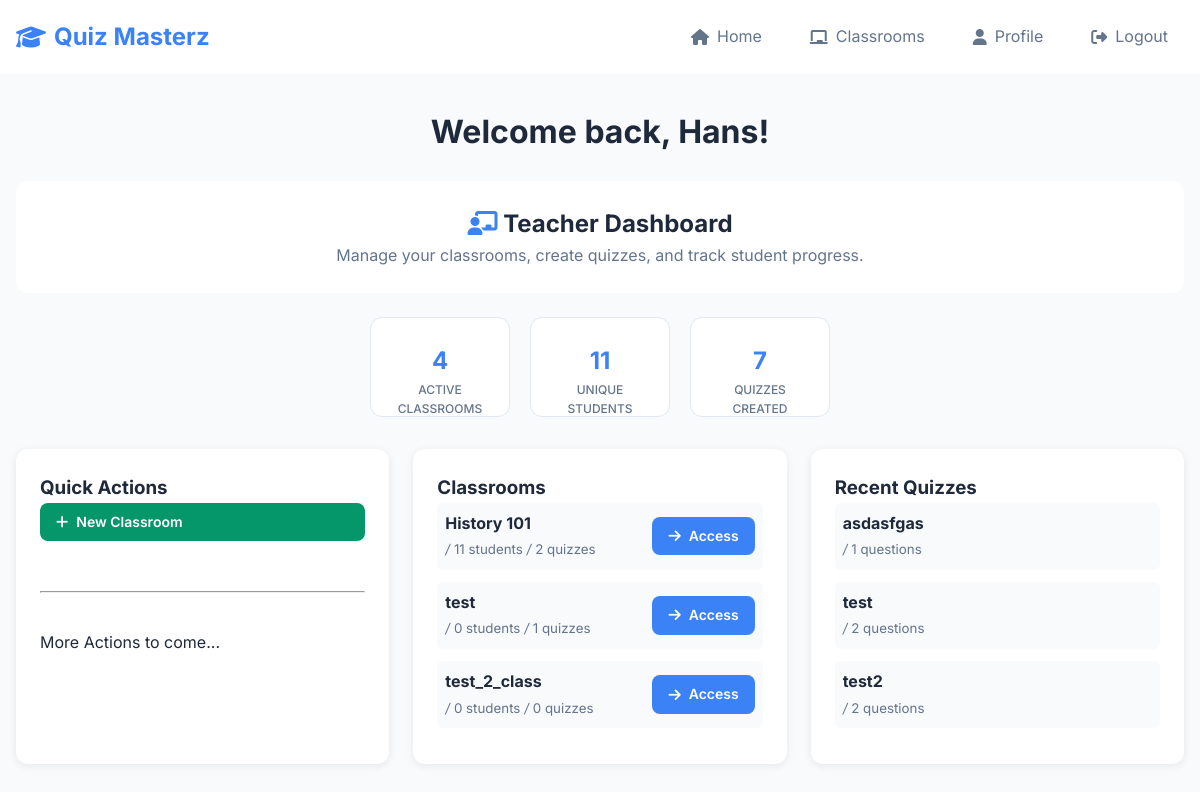
Page / (signed in) on the earlier database version.
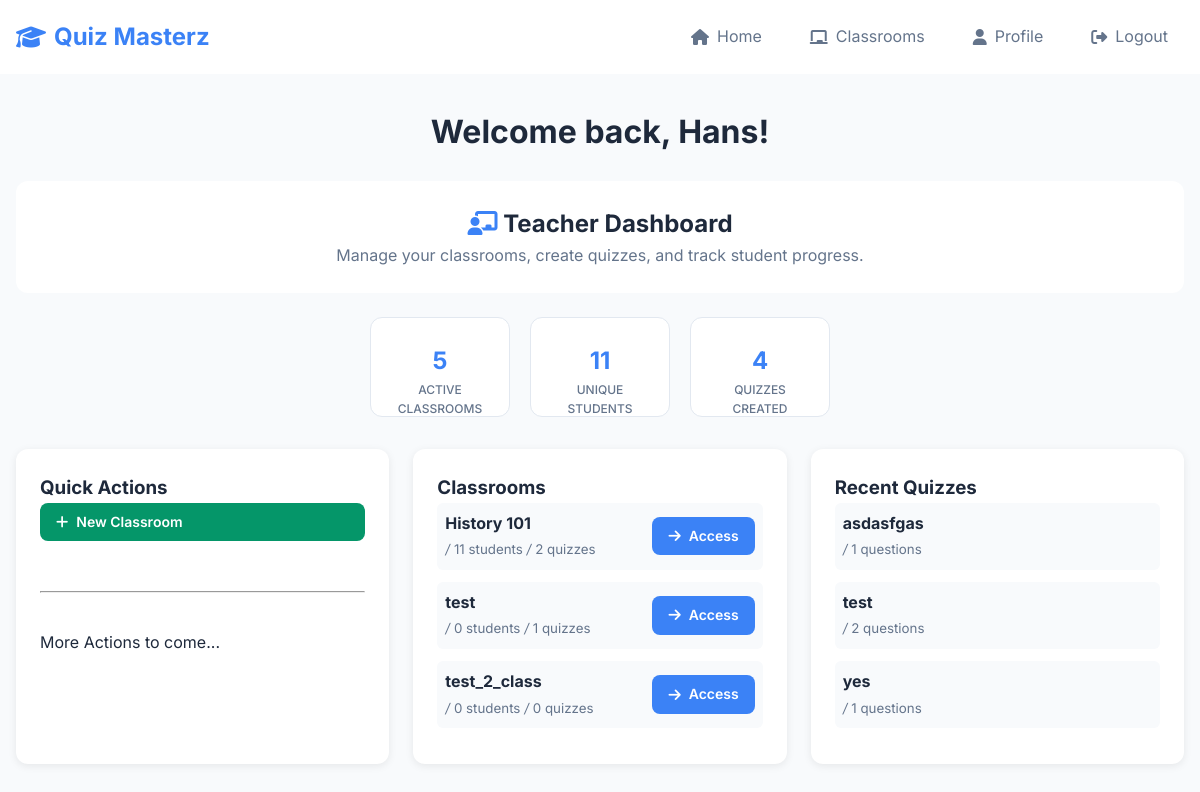
Same page on the later database version.
### website/models.py (models this page shows, shortened)
class Classroom(db.Model):
    id = db.Column(db.Integer, primary_key=True)
    name = db.Column(db.String(100), nullable=False)
    teacher_id = db.Column(db.Integer, db.ForeignKey('user.id'), nullable=False)
    join_code = db.Column(db.String(8), unique=True, nullable=False)
    quizzes = db.relationship('Quiz', secondary=classroom_quizzes,
                              backref=db.backref('classrooms_assigned_to', lazy='dynamic'),
                              lazy='dynamic')
    quiz_attempts = db.relationship('StudentQuizAttempt', backref='classroom', lazy='dynamic')

class Quiz(db.Model):
    id = db.Column(db.Integer, primary_key=True)
    name = db.Column(db.String(150), nullable=False)
    teacher_id = db.Column(db.Integer, db.ForeignKey('user.id'), nullable=False)
    is_published = db.Column(db.Boolean, default=False, nullable=False)
    questions = db.relationship('Question', backref='quiz', lazy='dynamic', cascade="all, delete-orphan")
    teacher = db.relationship('User', backref=db.backref('created_quizzes', lazy='dynamic'))

### website/views.py (the view, shortened to what this page needs)
@views.route('/')
@login_required
def home():
    available_quizzes = []
    return render_template("home.html", user=current_user, available_quizzes=available_quizzes)

### website/__init__.py (called while the page is built)
def create_app():
    app = Flask(__name__)
    app.config['SECRET_KEY'] = 'hjshjhdjah kjshkjdhjs'
    app.config['SQLALCHEMY_DATABASE_URI'] = f'sqlite:///{DB_NAME}'
    db.init_app(app)
    from .views import views
    from .auth import auth
    app.register_blueprint(views, url_prefix='/')
    app.register_blueprint(auth, url_prefix='/')
    with app.app_context():
        db.create_all()
    from .models import User, Classroom, Quiz, Question, Answer, StudentQuizAttempt
    login_manager = LoginManager()
    login_manager.login_view = 'auth.login'
    login_manager.init_app(app)
    @login_manager.user_loader
    def load_user(id):
        return User.query.get(int(id))
    return app

### website/templates/home.html (shortened to what this page needs)
{% extends "base.html" %}
{% block content %}
<div class="container">
    <div class="text-center mb-4">
        <h1>Welcome back, {{ user.first_name }}!</h1>
    </div>
    {% if user.role == 'teacher' %}
        <div class="row mb-4">
            <div class="col-12">
                <div class="card">
                    <div class="card-body text-center">
                        <h2><i class="fas fa-chalkboard-teacher text-primary"></i> Teacher Dashboard</h2>
                        <p class="text-muted mb-0">Manage your classrooms, create quizzes, and track student progress.</p>
                    </div>
                </div>
            </div>
        </div>
        <div class="stats-row">
            <div class="stat-card stat-card-secondary">
                <div class="stat-number-secondary">{{ user.classrooms_created|length }}</div>
                <div class="stat-label-secondary">Active Classrooms</div>
            </div>
            <div class="stat-card stat-card-secondary">
                <div class="stat-number-secondary">
                    {% set unique_students = [] %}
                    {% for classroom in user.classrooms_created %}
                        {% for student in classroom.students %}
                            {% if student.id not in unique_students %}
                                {% set _ = unique_students.append(student.id) %}
                            {% endif %}
                        {% endfor %}
                    {% endfor %}
                    {{ unique_students|length }}
                </div>
                <div class="stat-label-secondary">Unique Students</div>
            </div>
            <div class="stat-card stat-card-secondary">
                <div class="stat-number-secondary">{{ user.created_quizzes.count() }}</div>
                <div class="stat-label-secondary">Quizzes Created</div>
            </div>
        </div>
        <div class="dashboard-grid">
            <div class="dashboard-card">
                <h3> Quick Actions</h3>
                <div class="quick-actions">
                    <a href="{{ url_for('views.create_classroom') }}" class="btn btn-success btn-sm">
                        <i class="fas fa-plus"></i> New Classroom</a>
                        <br>
                        <hr>
                        <br>
                </div> More Actions to come...
            </div>
            {% if user.classrooms_created|length > 0 %}
            <div class="dashboard-card">
                <h3> Classrooms</h3>
                {% for classroom in user.classrooms_created[:3] %}
                    <div class="classroom-info-box d-flex justify-content-between align-items-center">
                        <div>
                            <strong>{{ classroom.name }}</strong>
                            <br>
                            <small class="classroom-meta">
                                <i>/</i> {{ classroom.students.count() }} students
                                <i>/</i> {{ classroom.quizzes.count() }} quizzes
                            </small>
                        </div>
                        <div>
                            <a href="{{ url_for('views.edit_classroom', classroom_id=classroom.id) }}" class="btn btn-sm btn-primary">
                                <i class="fas fa-arrow-right"></i> Access
                            </a>
                        </div>
                    </div>
                {% endfor %}
            </div>
            {% endif %}
            {% if user.created_quizzes.count() > 0 %}
            <div class="dashboard-card">
                <h3> Recent Quizzes</h3>
                {% for quiz in user.created_quizzes[:3] %}
                    <div class="classroom-info-box">
                        <strong>{{ quiz.name }}</strong>
                        <br>
                        <small class="classroom-meta">
                            <i >/</i> {{ quiz.questions.count() }} questions
                        </small>
                    </div>
                {% endfor %}
            </div>
            {% endif %}
        </div>    {% endif %}
</div>
{% endblock %}

Differences in the rows shown:
removed Quiz: name "test2", questions.count "2"
now on this page (row unchanged): Quiz: name "yes", questions.count "1"
Other differences:
{{ user.classrooms_created|length }}: "4" → "5"
{{ user.created_quizzes.count() }}: "7" → "4"
